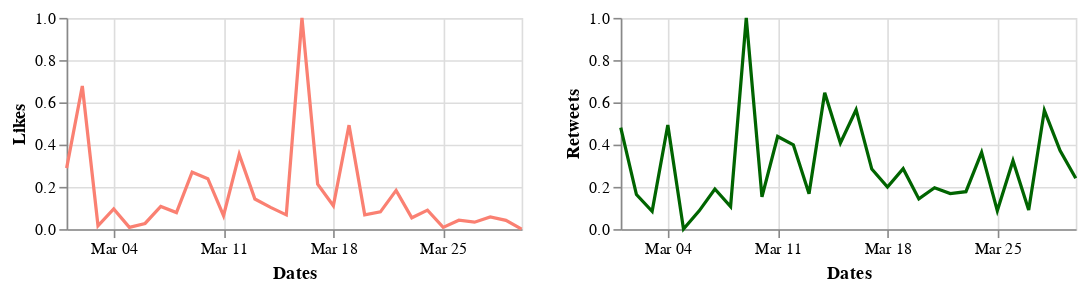

Notebook code for this chart:
### Markdown cell above
## March 2020

### Code cell
alt.hconcat(c1_mar, c2_mar)

### Figure 1 — Vega-Lite specification as saved in the notebook (floating-point values rounded to 4 significant figures)
{"config": {"view": {"continuousWidth": 400, "continuousHeight": 300}}, "hconcat": [{"data": {"name": "data-a8c14e4af9791c02f4bfe86b6b4a86a7"}, "mark": "line", "encoding": {"color": {"value": "Salmon"}, "x": {"type": "temporal", "field": "Dates", "timeUnit": "monthdate", "title": "Dates"}, "y": {"type": "quantitative", "field": "Likes"}}, "height": 130, "width": 280}, {"data": {"name": "data-40b90469bdb957ca03b584316e75d89a"}, "mark": "line", "encoding": {"color": {"value": "DarkGreen"}, "x": {"type": "temporal", "field": "Dates", "timeUnit": "monthdate", "title": "Dates"}, "y": {"type": "quantitative", "field": "Retweets"}}, "height": 130, "width": 280}], "$schema": "https://vega.github.io/schema/vega-lite/v4.8.1.json", "datasets": {"data-a8c14e4af9791c02f4bfe86b6b4a86a7": [{"Dates": "2020-03-01T00:00:00", "Likes": 0.2885}, {"Dates": "2020-03-02T00:00:00", "Likes": 0.6773}, {"Dates": "2020-03-03T00:00:00", "Likes": 0.01571}, {"Dates": "2020-03-04T00:00:00", "Likes": 0.0954}, {"Dates": "2020-03-05T00:00:00", "Likes": 0.008192}, {"Dates": "2020-03-06T00:00:00", "Likes": 0.02677}, {"Dates": "2020-03-07T00:00:00", "Likes": 0.1073}, {"Dates": "2020-03-08T00:00:00", "Likes": 0.07821}, {"Dates": "2020-03-09T00:00:00", "Likes": 0.2696}, {"Dates": "2020-03-10T00:00:00", "Likes": 0.239}, {"Dates": "2020-03-11T00:00:00", "Likes": 0.06414}, {"Dates": "2020-03-12T00:00:00", "Likes": 0.3537}, {"Dates": "2020-03-13T00:00:00", "Likes": 0.1424}, {"Dates": "2020-03-14T00:00:00", "Likes": 0.1028}, {"Dates": "2020-03-15T00:00:00", "Likes": 0.06745}, {"Dates": "2020-03-16T00:00:00", "Likes": 1.0}, {"Dates": "2020-03-17T00:00:00", "Likes": 0.2126}, {"Dates": "2020-03-18T00:00:00", "Likes": 0.1104}, {"Dates": "2020-03-19T00:00:00", "Likes": 0.4921}, {"Dates": "2020-03-20T00:00:00", "Likes": 0.06766}, {"Dates": "2020-03-21T00:00:00", "Likes": 0.08162}, {"Dates": "2020-03-22T00:00:00", "Likes": 0.1834}, {"Dates": "2020-03-23T00:00:00", "Likes": 0.0538}, {"Dates": "2020-03-24T00:00:00", "Likes": 0.08982}, {"Dates": "2020-03-25T00:00:00", "Likes": 0.008276}, {"Dates": "2020-03-26T00:00:00", "Likes": 0.04201}, {"Dates": "2020-03-27T00:00:00", "Likes": 0.03271}, {"Dates": "2020-03-28T00:00:00", "Likes": 0.05784}, {"Dates": "2020-03-29T00:00:00", "Likes": 0.04179}, {"Dates": "2020-03-30T00:00:00", "Likes": 0.0}], "data-40b90469bdb957ca03b584316e75d89a": [{"Dates": "2020-03-01T00:00:00", "Retweets": 0.48}, {"Dates": "2020-03-02T00:00:00", "Retweets": 0.1637}, {"Dates": "2020-03-03T00:00:00", "Retweets": 0.084}, {"Dates": "2020-03-04T00:00:00", "Retweets": 0.4928}, {"Dates": "2020-03-05T00:00:00", "Retweets": 0.0}, {"Dates": "2020-03-06T00:00:00", "Retweets": 0.08643}, {"Dates": "2020-03-07T00:00:00", "Retweets": 0.1898}, {"Dates": "2020-03-08T00:00:00", "Retweets": 0.1071}, {"Dates": "2020-03-09T00:00:00", "Retweets": 1.0}, {"Dates": "2020-03-10T00:00:00", "Retweets": 0.1526}, {"Dates": "2020-03-11T00:00:00", "Retweets": 0.4384}, {"Dates": "2020-03-12T00:00:00", "Retweets": 0.3988}, {"Dates": "2020-03-13T00:00:00", "Retweets": 0.1676}, {"Dates": "2020-03-14T00:00:00", "Retweets": 0.6452}, {"Dates": "2020-03-15T00:00:00", "Retweets": 0.4077}, {"Dates": "2020-03-16T00:00:00", "Retweets": 0.5653}, {"Dates": "2020-03-17T00:00:00", "Retweets": 0.2844}, {"Dates": "2020-03-18T00:00:00", "Retweets": 0.1992}, {"Dates": "2020-03-19T00:00:00", "Retweets": 0.2863}, {"Dates": "2020-03-20T00:00:00", "Retweets": 0.143}, {"Dates": "2020-03-21T00:00:00", "Retweets": 0.1957}, {"Dates": "2020-03-22T00:00:00", "Retweets": 0.1682}, {"Dates": "2020-03-23T00:00:00", "Retweets": 0.1775}, {"Dates": "2020-03-24T00:00:00", "Retweets": 0.3637}, {"Dates": "2020-03-25T00:00:00", "Retweets": 0.08728}, {"Dates": "2020-03-26T00:00:00", "Retweets": 0.324}, {"Dates": "2020-03-27T00:00:00", "Retweets": 0.09072}, {"Dates": "2020-03-28T00:00:00", "Retweets": 0.5623}, {"Dates": "2020-03-29T00:00:00", "Retweets": 0.3714}, {"Dates": "2020-03-30T00:00:00", "Retweets": 0.2407}]}}
